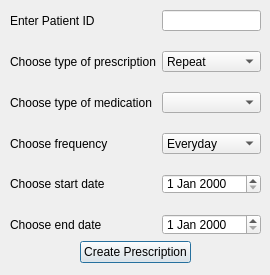
<?xml version="1.0" encoding="UTF-8"?>
<ui version="4.0">
 <class>CreatePrescription</class>
 <widget class="QDialog" name="CreatePrescription">
  <property name="geometry">
   <rect>
    <x>0</x>
    <y>0</y>
    <width>270</width>
    <height>275</height>
   </rect>
  </property>
  <property name="windowTitle">
   <string>Create Prescription</string>
  </property>
  <widget class="QWidget" name="verticalLayoutWidget_2">
   <property name="geometry">
    <rect>
     <x>10</x>
     <y>10</y>
     <width>251</width>
     <height>253</height>
    </rect>
   </property>
   <layout class="QVBoxLayout" name="verticalLayout_2">
    <item>
     <layout class="QFormLayout" name="formLayout">
      <property name="verticalSpacing">
       <number>20</number>
      </property>
      <item row="0" column="0">
       <widget class="QLabel" name="label">
        <property name="layoutDirection">
         <enum>Qt::LeftToRight</enum>
        </property>
        <property name="text">
         <string>Enter Patient ID</string>
        </property>
       </widget>
      </item>
      <item row="0" column="1">
       <widget class="QLineEdit" name="patientIdEdit"/>
      </item>
      <item row="1" column="0">
       <widget class="QLabel" name="label_2">
        <property name="text">
         <string>Choose type of prescription</string>
        </property>
       </widget>
      </item>
      <item row="1" column="1">
       <widget class="QComboBox" name="prescriptionTypeComboBox">
        <item>
         <property name="text">
          <string>Repeat</string>
         </property>
        </item>
        <item>
         <property name="text">
          <string>One-off</string>
         </property>
        </item>
       </widget>
      </item>
      <item row="2" column="0">
       <widget class="QLabel" name="label_3">
        <property name="text">
         <string>Choose type of medication</string>
        </property>
       </widget>
      </item>
      <item row="2" column="1">
       <widget class="QComboBox" name="medTypeComboBox"/>
      </item>
      <item row="3" column="0">
       <widget class="QLabel" name="label_4">
        <property name="text">
         <string>Choose frequency</string>
        </property>
       </widget>
      </item>
      <item row="3" column="1">
       <widget class="QComboBox" name="frequencyComboBox">
        <item>
         <property name="text">
          <string>Everyday</string>
         </property>
        </item>
        <item>
         <property name="text">
          <string>Every other day</string>
         </property>
        </item>
        <item>
         <property name="text">
          <string>Weekly</string>
         </property>
        </item>
        <item>
         <property name="text">
          <string>Fortnightly</string>
         </property>
        </item>
        <item>
         <property name="text">
          <string>Monthly</string>
         </property>
        </item>
       </widget>
      </item>
      <item row="4" column="0">
       <widget class="QLabel" name="label_5">
        <property name="text">
         <string>Choose start date</string>
        </property>
       </widget>
      </item>
      <item row="4" column="1">
       <widget class="QDateEdit" name="startDateEdit"/>
      </item>
      <item row="5" column="0">
       <widget class="QLabel" name="label_6">
        <property name="text">
         <string>Choose end date</string>
        </property>
       </widget>
      </item>
      <item row="5" column="1">
       <widget class="QDateEdit" name="endDateEdit"/>
      </item>
     </layout>
    </item>
    <item alignment="Qt::AlignHCenter">
     <widget class="QPushButton" name="createPrescriptionButton">
      <property name="maximumSize">
       <size>
        <width>125</width>
        <height>16777215</height>
       </size>
      </property>
      <property name="layoutDirection">
       <enum>Qt::LeftToRight</enum>
      </property>
      <property name="text">
       <string>Create Prescription</string>
      </property>
      <property name="icon">
       <iconset>
        <normaloff>../../Pictures/Icons/create-black-24dp.svg</normaloff>../../Pictures/Icons/create-black-24dp.svg</iconset>
      </property>
     </widget>
    </item>
   </layout>
  </widget>
 </widget>
 <resources/>
 <connections/>
</ui>
